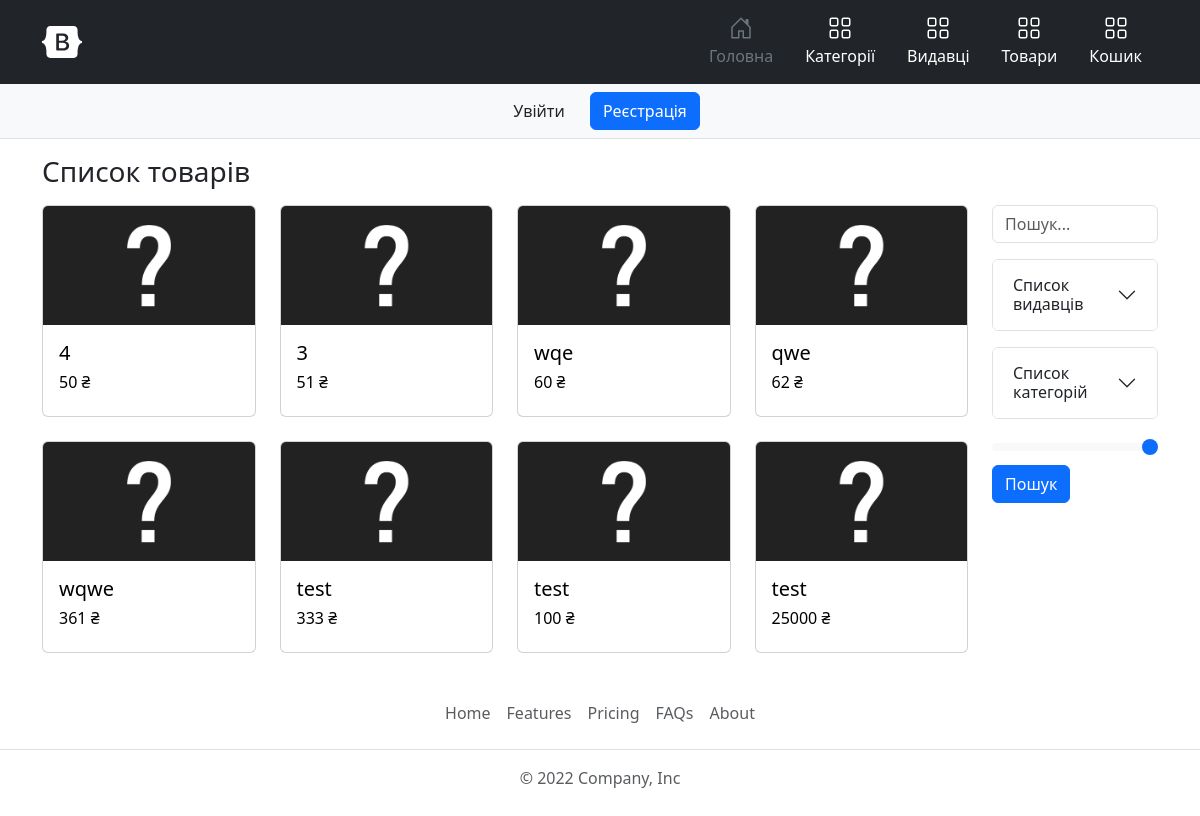
Before: / with the older database file.
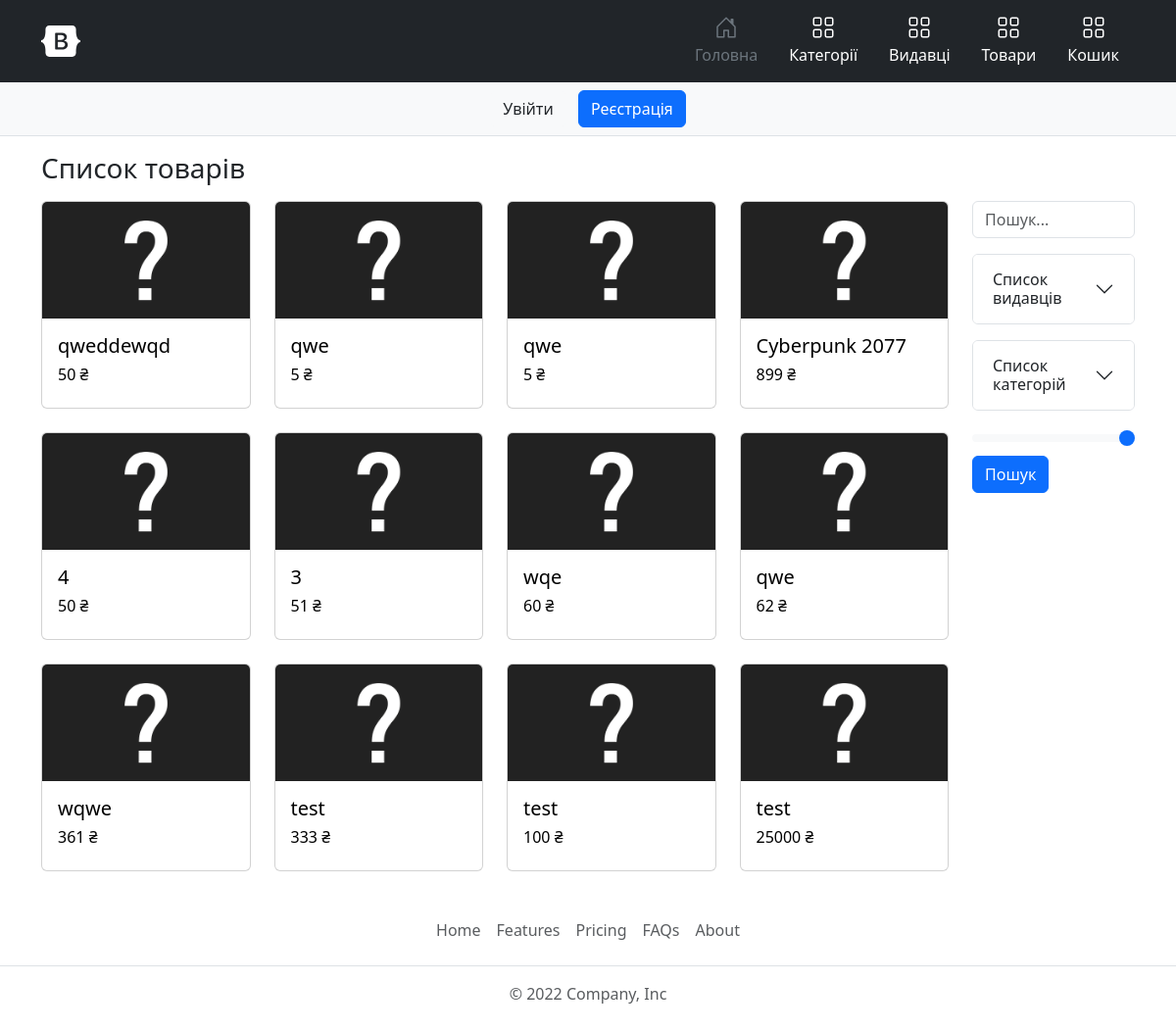
After: the same page with the newer database file.
### tables this page shows
CREATE TABLE `product` (
  `id` int NOT NULL COMMENT 'ID',
  `name` varchar(255) NOT NULL COMMENT 'Назва товару',
  `publisher_id` int DEFAULT NULL COMMENT 'Категорія',
  `price` double NOT NULL COMMENT 'Ціна',
  `count` int NOT NULL COMMENT 'Кількість',
  `short_description` text COMMENT 'Короткий опис товару',
  `description` text,
  `visible` int NOT NULL DEFAULT '1',
  `photo` varchar(255) DEFAULT NULL
);

### core/Template.php (called while the page is built, shortened)
<?php
class Template
{
    protected $path;
    public function __construct($path)
    {
        $this->path = $path;
    }
    public function getHTML()
    {
        include($this->path);
        $html = ob_get_contents();
        return $html;
    }
}

### core/Controller.php (called while the page is built, shortened)
<?php
class Controller
{
    protected $viewPath;
    public function __construct()
    {
        $this->moduleName = \core\Core::getInstance()->app['moduleName'];
        $this->actionName = \core\Core::getInstance()->app['actionName'];
        $this->viewPath = "views/$this->moduleName/$this->actionName.php";
    }
    public function render($viewPath = null, $params = null)
    {
        if (empty($viewPath))
            $viewPath = $this->viewPath;
        $tpl = new Template($viewPath);
        if (!empty($params))
            $tpl->setParams($params);
        return $tpl->getHTML();
    }
}

### controllers/ProductController.php (called while the page is built, shortened)
<?php
class ProductController extends Controller
{
    public function indexAction()
    {
        $rows = Product::getProducts();
        $rows = array_reverse($rows);
        $publishers = Publisher::getPublishers();
        $categories = Category::getCategories();
        $categoryList = CategoryList::getCategoriesList();
        if (Core::getInstance()->requestMethod === 'GET') {
            $model = $_GET;
        }
        return $this->render(null, [
            'rows' => $rows,
            'publishers' => $publishers,
            'categories' => $categories,
            'model' => $model
        ]);
    }
}

### index.php (called while the page is built, shortened)
<?php
spl_autoload_register(function ($className) {
    $path = $className . '.php';
});
$core = core\Core::getInstance();
$core->Initialize();
$core->Run();
$core->Done();

### core/DB.php (called while the page is built, shortened)
<?php
class DB
{
    protected $pdo;
    public function __construct($hostname, $login, $password, $database)
    {
        $this->pdo = new \PDO("mysql:host=$hostname;dbname=$database", $login, $password);
    }
    public function select($tableName, $fieldList = "*", $conditionArray = null)
    {
        if (is_string($fieldList))
            $fieldListString = $fieldList;
        $wherePartString = "";
        $res = $this->pdo->prepare("SELECT $fieldListString FROM $tableName $wherePartString");
        $res->execute($conditionArray);
        return $res->fetchAll(\PDO::FETCH_ASSOC);
    }
}

### models/CategoryList.php (called while the page is built, shortened)
<?php
class CategoryList
{
    protected static $tableName = 'category_list';
    public static function getCategoriesList()
    {
        $rows = Core::getInstance()->db->select(
            self::$tableName,
            '*'
        );
        return $rows;
    }
}

### models/Product.php (called while the page is built, shortened)
<?php
class Product
{
    protected static $tableName = 'product';
    public static function getProducts()
    {
        $rows = Core::getInstance()->db->select(self::$tableName);
        return $rows;
    }
}

### models/User.php (called while the page is built, shortened)
<?php
class User
{
    public static function isUserAuthentificated()
    {
        return isset($_SESSION['user']);
    }
}

### views/product/index.php (the view, shortened to what this page needs)
<h1 class="h3 mb-3 fw-normal">Список товарів</h1>
<div class="row">
    <div class="col-md-10 order-2 order-md-1">
        <div class="row row-cols-1 row-cols-md-4 g-4 categories-list">
            <?php foreach ($rows as $row): ?>
                <div class="col">
                    <a href="/product/view/<?= $row['id'] ?>" class="card-link">
                        <div class="card">
                            <div class="ratio ratio-16x9">
                                <?php $filePath = 'files/product/' . $row['photo']; ?>
                                <?php if (is_file($filePath)): ?>
                                    <img src="/<?= $filePath ?>" class="card-img-top" alt="<?= $row['name'] ?>">
                                <?php else: ?>
                                    <img src="/static/images/default.jpg" class="card-img-top" alt="default">
                                <?php endif; ?>
                            </div>
                            <div class="card-body">
                                <h5 class="card-title">
                                    <?= $row['name'] ?>
                                </h5>
                                <h6 class="card-title"><?= $row['price'] ?> ₴</h5>
                            </div>
                        </div>
                    </a>
                </div>
            <?php endforeach; ?>
        </div>
    </div>
    <div class="col-md-2 order-1 order-md-2">
        <form method="get" action="">
            <div class="mb-3">
                <input type="search" class="form-control" placeholder="Пошук..." aria-label="Search" name="name"
                    id="name" value="<?= $model['name'] ?? null ?>">
            </div>
            <div class="accordion mb-3" id="accordionPublisher">
                <div class="accordion-item">
                    <h2 class="accordion-header" id="headingPublisher">
                        <button class="accordion-button collapsed" type="button" data-bs-toggle="collapse"
                            data-bs-target="#collapsePublisher" aria-expanded="true" aria-controls="collapsePublisher">
                            Список видавців
                        </button>
                    </h2>
                </div>
            </div>
            <div class="accordion mb-3" id="accordionCategories">
                <div class="accordion-item">
                    <h2 class="accordion-header" id="headingCategories">
                        <button class="accordion-button collapsed" type="button" data-bs-toggle="collapse"
                            data-bs-target="#collapseCategories" aria-expanded="true"
                            aria-controls="collapseCategories">
                            Список категорій
                        </button>
                    </h2>
                </div>
            </div>
            <input type="range" class="form-range" min="0" max="520" step="40" name="price" id="price"
                value="<?= $model['price'] ?? 520 ?>">
            <div>
                <button class="btn btn-primary">Пошук</button>
            </div>
        </form>
    </div>
</div>

### themes/light/layout.php (shortened to what this page needs)
<!DOCTYPE html>
<html lang="en">
<head>
    <link href="https://cdn.jsdelivr.net/npm/bootstrap@5.3.0-alpha1/dist/css/bootstrap.min.css" rel="stylesheet"
>
    <link rel="stylesheet" href="/themes/light/css/style.css">
</head>
<body>
    <div class="container-fluid fixed-top">
        <header>
            <div class="px-3 py-2 text-bg-dark">
                <div class="container">
                    <div class="d-flex flex-wrap align-items-center justify-content-center justify-content-lg-start">
                        <a href="/"
                            class="d-flex align-items-center my-2 my-lg-0 me-lg-auto text-white text-decoration-none">
                            <svg class="bi me-2" width="40" height="32" role="img" aria-label="Bootstrap">
                                <use xlink:href="#bootstrap"></use>
                            </svg>
                        </a>
                        <ul class="nav col-12 col-lg-auto my-2 justify-content-center my-md-0 text-small">
                            <li>
                                <a href="/main" class="nav-link text-secondary">
                                    <svg class="bi d-block mx-auto mb-1" width="24" height="24">
                                        <use xlink:href="#home"></use>
                                    </svg>
                                    Головна
                                </a>
                            </li>
                            <li>
                                <a href="/category" class="nav-link text-white">
                                    <svg class="bi d-block mx-auto mb-1" width="24" height="24">
                                        <use xlink:href="#grid"></use>
                                    </svg>
                                    Категорії
                                </a>
                            </li>
                            <li>
                                <a href="/publisher" class="nav-link text-white">
                                    <svg class="bi d-block mx-auto mb-1" width="24" height="24">
                                        <use xlink:href="#grid"></use>
                                    </svg>
                                    Видавці
                                </a>
                            </li>
                            <li>
                                <a href="/product" class="nav-link text-white">
                                    <svg class="bi d-block mx-auto mb-1" width="24" height="24">
                                        <use xlink:href="#grid"></use>
                                    </svg>
                                    Товари
                                </a>
                            </li>
                            <li>
                                <a href="/basket" class="nav-link text-white">
                                    <svg class="bi d-block mx-auto mb-1" width="24" height="24">
                                        <use xlink:href="#grid"></use>
                                    </svg>
                                    Кошик
                                </a>
                            </li>
                        </ul>
                    </div>
                </div>
            </div>
            <div class="px-3 py-2 border-bottom mb-3 text-bg-light">
                <div class="container d-flex flex-wrap justify-content-center">
                    <div class="text-end">
                        <?php if (User::isUserAuthentificated()): ?>
                            <a href="/user/logout" class="btn btn-light text-dark me-2">Вийти</a>
                            <?php else: ?>
                            <a href="/user/login" class="btn btn-light text-dark me-2">Увійти</a>
                            <a href="/user/register" class="btn btn-primary">Реєстрація</a>
                            <?php endif ?>
                    </div>
                </div>
            </div>
        </header>
    </div>
    <div class="container">
        <?= $content ?? null ?>
    </div>
    <div class="container-fluid footer">
        <footer class="py-3 my-4">
            <ul class="nav justify-content-center border-bottom pb-3 mb-3">
                <li class="nav-item"><a href="#" class="nav-link px-2 text-muted">Home</a></li>
                <li class="nav-item"><a href="#" class="nav-link px-2 text-muted">Features</a></li>
                <li class="nav-item"><a href="#" class="nav-link px-2 text-muted">Pricing</a></li>
                <li class="nav-item"><a href="#" class="nav-link px-2 text-muted">FAQs</a></li>
                <li class="nav-item"><a href="#" class="nav-link px-2 text-muted">About</a></li>
            </ul>
            <p class="text-center text-muted">© 2022 Company, Inc</p>
        </footer>
    </div>
</body>
</html>

### core/Core.php (shortened to what this page needs)
<?php
class Core
{
    private static $instance = null;
    public $pageParams;
    private function __construct()
    {
        global $pageParams;
        $this->pageParams = $pageParams;
    }
    public static function getInstance()
    {
        if (empty(self::$instance)) {
            self::$instance = new self();
        }
        return self::$instance;
    }
    public function Initialize()
    {
        $this->db = new DB(DATABASE_HOSTNAME, DATABASE_LOGIN, DATABASE_PASSWORD, DATABASE_NAME);
    }
    public function Run()
    {
        $route = $_GET['route'] ?? null;
        $routeParts = explode('/', $route ?? '');
        $moduleName = array_shift($routeParts);
        if (empty($moduleName))
            $moduleName = 'product';
        $actionName = array_shift($routeParts);
        if (empty($actionName))
            $actionName = 'index';
        $controllerName = '\\controllers\\' . ucfirst($moduleName) . 'Controller';
        $controllerActionName = $actionName . 'Action';
        if (class_exists($controllerName)) {
            $controller = new $controllerName();
            if (method_exists($controller, $controllerActionName)) {
                $actionResult = $controller->$controllerActionName($routeParts);
                $this->pageParams['content'] = $actionResult;
            } else
                $statusCode = 404;
        } else
            $statusCode = 404;
    }
    public function Done()
    {
        $pathToLayout = 'themes/light/layout.php';
        $tpl = new Template($pathToLayout);
        $tpl->setParams($this->pageParams);
        $html = $tpl->getHTML();
        echo $html;
    }
}

### themes/light/css/style.css (style rules this page uses)
.fixed-top { position: -webkit-sticky; position: sticky; top: 0; }
body { display: flex; flex-direction: column; min-height: 100vh; }
.container-fluid { padding: 0; }
.footer { margin-top: auto; }
.bi { vertical-align: -0.125em; fill: currentColor; }
.categories-list a { text-decoration: none; }
.categories-list .card { transition-duration: 0.5s; }
.categories-list .card .card-title { color: black; }

Changed rows visible on the page:
added product: name "qweddewqd", price "50"
added product: name "qwe", price "5"
added product: name "qwe", price "5"
added product: name "Cyberpunk 2077", price "899"
